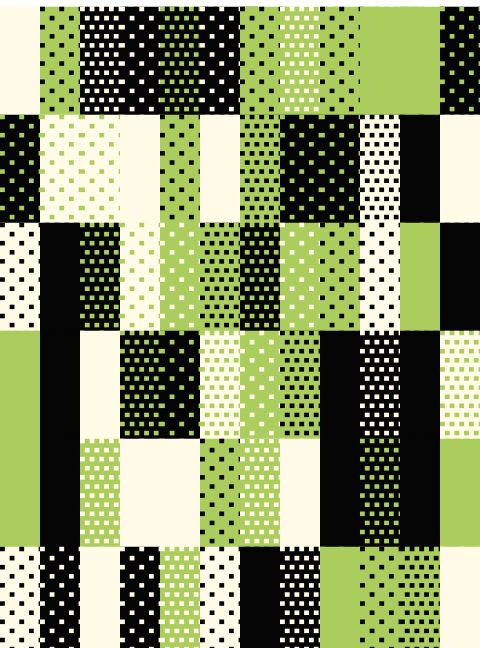
Frame 1 (no input)
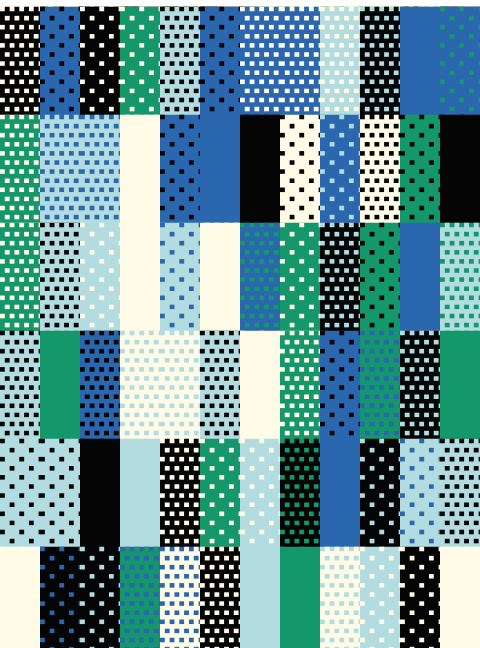
Frame 2 (the mouse pressed at the canvas centre, redrawn once)

The p5.js sketch that drew these frames (run headless with seeded random() and noise() and a simulated clock; the mouse was pressed at the canvas centre and the sketch redrawn once):

// p5.js sketch
// ── sketch.js
/*
Genuary 2023
JAN.24 "Textile"
By Roni Kaufman
https://ronikaufman.github.io
*/

let s = 40, m = 12, n = 6, ratio = 2.7;

function setup() {
    createCanvas(m*s, n*s*ratio);
    noStroke();
    textSize(s*2.41);
    textAlign(LEFT, TOP);
    textFont("monospace");
    noLoop();
}

function draw() {
    let palette = ["#fffbe6", "#050505"]
    let colors = shuffle(["#abcd5e", "#14976b", "#b3dce0", "#62b6de", "#2b67af", "#f9d531"]);
    let nColors = random([1, 2, 3]);
    for (let i = 0; i < nColors; i++) {
        palette.push(colors[i]);
    }

    translate(0, s/3);
    for (let x = 0; x < width; x += s) {
        for (let y = 0; y < height; y += s*ratio) {
            fill(random(palette));
            text("█", x, y);
            fill(random(palette));
            if (random() < 1/2) {
                text("▓", x, y);
            } else {
                text("░", x, y);
            }
        }
    }
}
